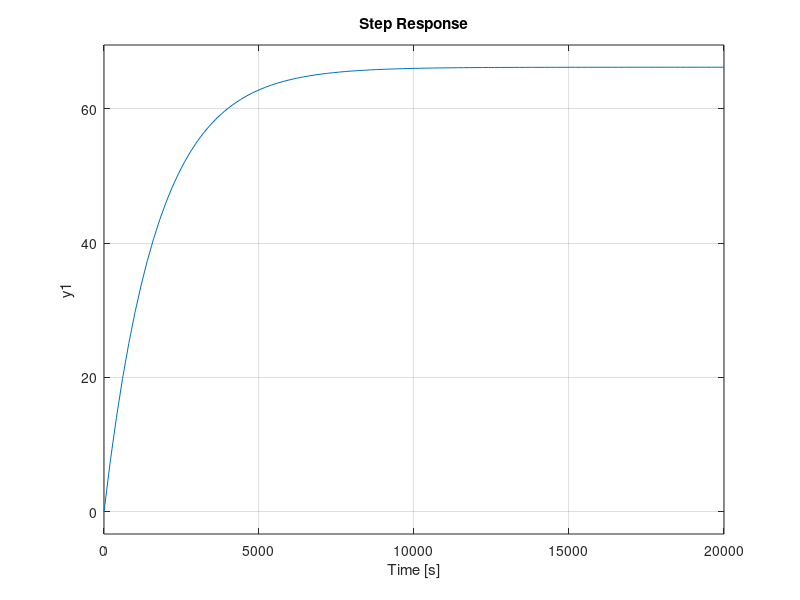

Source code (MATLAB):

% Gráfico do primeiro ensaio
%stackedplot(PrimeiraSimulacao)

% Converter Joules em Kcal
Kph = 2.39 * 10^-4;

% Simulação da modelagem do sistema
Kcc = 4899.2;

%{
    Valor final: 80ºC
    63.2% do valor final: 50.56
    
    Tempo inicial: 17:46
    Tempo 63.2% do valor final: 18:14
    ΔT = 28min = 1680s
%}

num = Kcc;
den = [1680 1];
G = tf(num, den);

step(30.2 * (30.2 / 16.129) * Kph * G)

